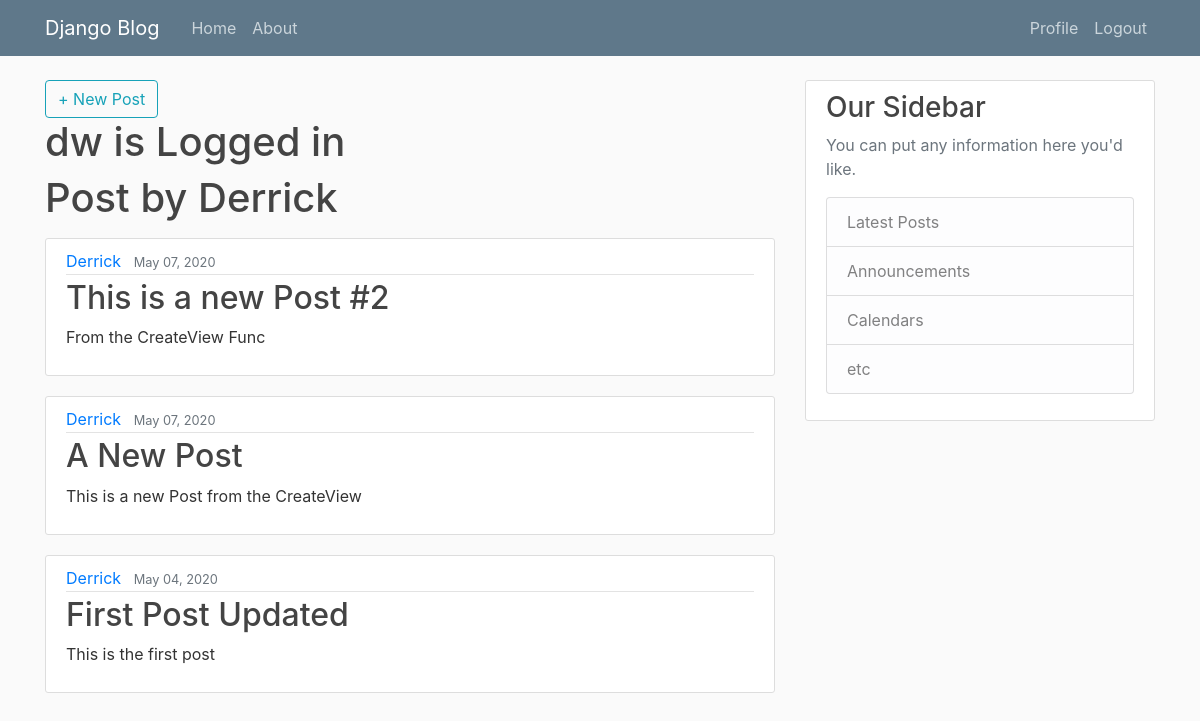
The page /user/Derrick (signed in) on the database its author committed.
### Postapp/models.py (models this page shows, shortened)
class Post(models.Model):
    title = models.CharField(max_length=100)
    content = models.TextField()
    date_posted = models.DateTimeField(default=timezone.now)
    author = models.ForeignKey(User, on_delete=models.CASCADE)

### Postapp/views.py (the view)
class UserPostList(ListView):
    model = Post
    context_object_name = 'posts'
    template_name = 'Postapp/user_post.html'
    ordering = '-date_posted'
    def get_queryset(self):
        user = get_object_or_404(User, username=self.kwargs.get("username"))
        return Post.objects.filter(author=user).order_by('-date_posted')

### Postapp/templates/Postapp/user_post.html
{% extends 'Postapp/base.html' %}
{% block content %}
<h1 class="mb-3">Post by {{ view.kwargs.username }}</h1>
{% for post in posts %}
<article class="media content-section">
    <div class="media-body">
        <div class="article-metadata">
            <a class="mr-2" href="{% url 'user-posts' post.author.username %}">{{ post.author }}</a>
            <small class="text-muted">{{ post.date_posted|date:"F d, Y" }}</small>
        </div>
        <h2><a class="article-title" href="{% url 'post-details' post.id %}">{{ post.title }}</a></h2>
        <p class="article-content">{{ post.content }}</p>
    </div>
</article>
{% endfor %}
{% endblock content %}

### Postapp/templates/Postapp/base.html (shortened to what this page needs)
{% load static %}
<!DOCTYPE html>
<html lang="en">
<head>
    <link rel="stylesheet" href="https://maxcdn.bootstrapcdn.com/bootstrap/4.0.0/css/bootstrap.min.css"
>
    <link rel="stylesheet" type="text/css" href="{% static 'Postapp/main.css' %}">
</head>
<body>
    <header class="site-header">
        <nav class="navbar navbar-expand-md navbar-dark bg-steel fixed-top">
            <div class="container">
                <a class="navbar-brand mr-4" href="#"">Django Blog</a>
                <div class="collapse navbar-collapse" id="navbarToggle">
                    <div class="navbar-nav mr-auto">
                        <a class="nav-item nav-link" href="{% url 'home' %}">Home</a>
                        <a class="nav-item nav-link" href="{% url 'about' %}">About</a>
                    </div>
                    <div class="navbar-nav">
                            {% if user.is_authenticated %}
                                <a class="nav-item nav-link" href="{% url 'profile' %}">Profile</a>
                                <a class="nav-item nav-link" href="{% url 'logout' %}">Logout</a>
                            {% else %}
                            <a class="nav-item nav-link" href="{% url 'login' %}">Login</a>
                            <a class="nav-item nav-link" href="{% url 'register' %}">Register</a>
                            {% endif %}
                    </div>
                </div>
            </div>
        </nav>
    </header>
    <main role="main" class="container">
        <div class="row">
            <div class="col-md-8">
                <a class="btn btn-outline-info" href="{% url 'createpost' %}">+ New Post</a>
                <h2 class="account-heading">{{ user.username }} is Logged in </h2>
                {% block content %}{% endblock %}
            </div>
            <div class="col-md-4">
                <div class="content-section">
                    <h3>Our Sidebar</h3>
                    <p class='text-muted'>You can put any information here you'd like.
                        <ul class="list-group">
                            <li class="list-group-item list-group-item-light">Latest Posts</li>
                            <li class="list-group-item list-group-item-light">Announcements</li>
                            <li class="list-group-item list-group-item-light">Calendars</li>
                            <li class="list-group-item list-group-item-light">etc</li>
                        </ul>
                    </p>
                </div>
            </div>
        </div>
    </main>
</body>
</html>

### Postapp/static/Postapp/main.css (style rules this page uses)
body { background: #fafafa; color: #333333; margin-top: 5rem; }
h1, h2, h3, h4, h5, h6 { color: #444444; }
ul { margin: 0; }
.bg-steel { background-color: #5f788a; }
.site-header .navbar-nav .nav-link { color: #cbd5db; }
.content-section { background: #ffffff; padding: 10px 20px; border: 1px solid #dddddd; border-radius: 3px; margin-bottom: 20px; }
.article-title { color: #444444; }
.article-content { white-space: pre-line; }
.article-metadata { padding-bottom: 1px; margin-bottom: 4px; border-bottom: 1px solid #e3e3e3 }
.account-heading { font-size: 2.5rem; }

### rows shown on the page
Post: author "Derrick", date_posted "May 07, 2020", title "This is a new Post #2", content "From the CreateView Func"
Post: author "Derrick", date_posted "May 07, 2020", title "A New Post", content "This is a new Post from the CreateView"
Post: author "Derrick", date_posted "May 04, 2020", title "First Post Updated", content "This is the first post"

### other values the page prints
{{ user.username }} "dw"
{{ view.kwargs.username }} "Derrick"
